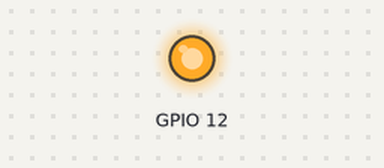
The program below on a simulated Raspberry Pi (BCM pin numbers), started with the argument 1. Shown: output pins drawn as LEDs (lit = HIGH). At 2.0 s the program stops and its outputs stay as they are.

Above: at 0.1 s.
At 2.1 s:
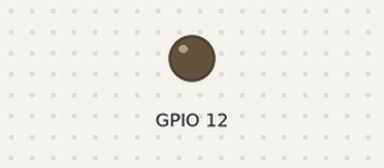
Timing chart, 0 to 3.5 s (numbered marks = the images above):
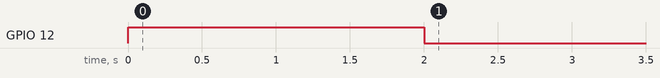

Measured:
- by itself, GPIO 12: LOW → HIGH at 0.00 s, → LOW 2.0 s later

The program:

LED.py
```python
import RPi.GPIO as GPIO
import time
import sys

flag=sys.argv[1]
count=len(sys.argv[1:])

'''
if count < 2:
    print "Argument not supplied"
    exit()
'''

GPIO.setmode(GPIO.BCM)
GPIO.setwarnings(False)

if flag == "1":
    GPIO.setup(12,GPIO.OUT)
    GPIO.output(12,GPIO.HIGH)
    time.sleep(2)
    GPIO.output(12,GPIO.LOW)

if flag == "0":
    ct=0
    GPIO.setup(12,GPIO.OUT)
    while ct < 5:
        GPIO.output(12,GPIO.HIGH)
        time.sleep(0.2)
        GPIO.output(12,GPIO.LOW)
        time.sleep(0.2)
        ct = ct + 1
```
